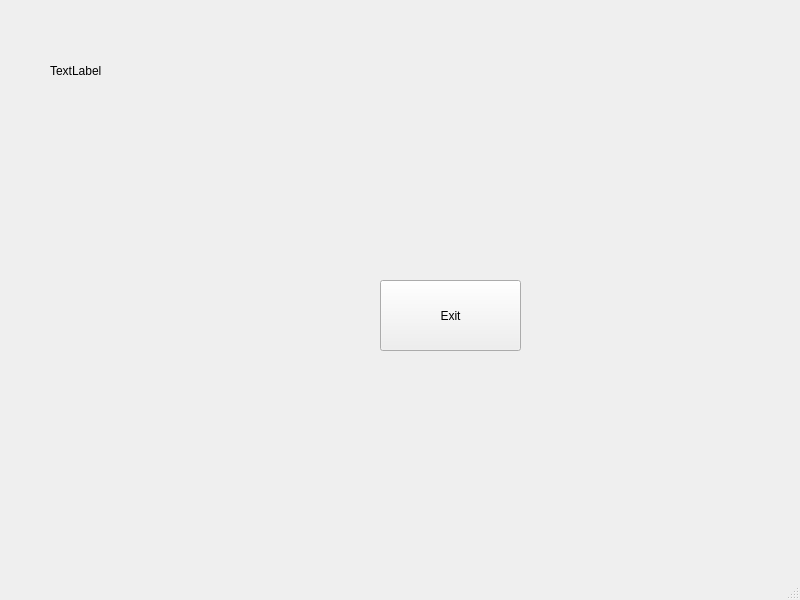
<?xml version="1.0" encoding="UTF-8"?>
<ui version="4.0">
 <class>entered_window</class>
 <widget class="QMainWindow" name="entered_window">
  <property name="geometry">
   <rect>
    <x>0</x>
    <y>0</y>
    <width>800</width>
    <height>600</height>
   </rect>
  </property>
  <property name="windowTitle">
   <string>MainWindow</string>
  </property>
  <widget class="QWidget" name="centralwidget">
   <widget class="QLabel" name="label">
    <property name="geometry">
     <rect>
      <x>50</x>
      <y>30</y>
      <width>171</width>
      <height>81</height>
     </rect>
    </property>
    <property name="text">
     <string>TextLabel</string>
    </property>
   </widget>
   <widget class="QPushButton" name="exit_button">
    <property name="geometry">
     <rect>
      <x>380</x>
      <y>280</y>
      <width>141</width>
      <height>71</height>
     </rect>
    </property>
    <property name="text">
     <string>Exit</string>
    </property>
   </widget>
  </widget>
  <widget class="QMenuBar" name="menubar">
   <property name="geometry">
    <rect>
     <x>0</x>
     <y>0</y>
     <width>800</width>
     <height>21</height>
    </rect>
   </property>
  </widget>
  <widget class="QStatusBar" name="statusbar"/>
 </widget>
 <resources/>
 <connections/>
</ui>
